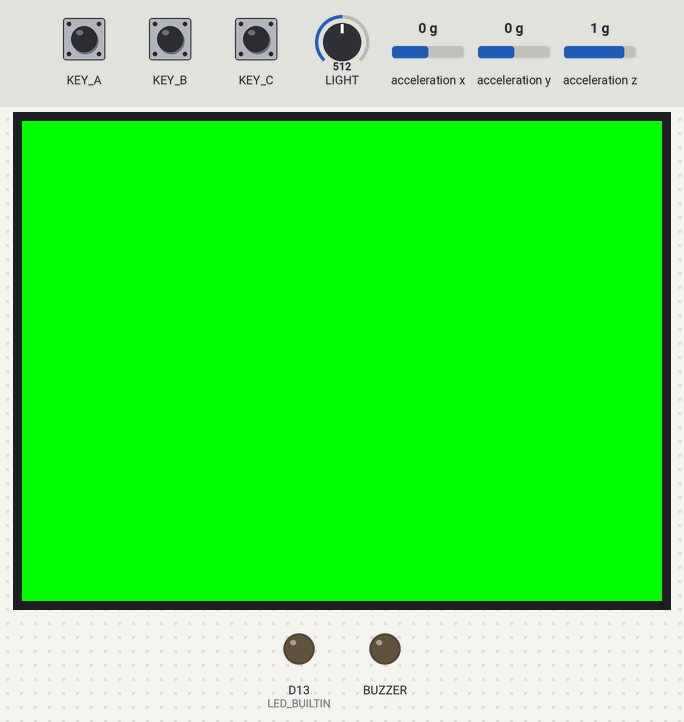
This sketch was run on a simulated Seeed Wio Terminal. On the bench: 320×240 colour display, output pins drawn as LEDs (lit = HIGH). Inputs (shaded band) come from the test bench; at power-on: KEY_A HIGH, KEY_B HIGH, KEY_C HIGH, LIGHT = 512, acceleration x 0 g, acceleration y 0 g, acceleration z 1 g. What the sketch prints to the serial monitor is not drawn.

Above: at 1.4 s.
1.5 s: KEY_A pulled LOW for 3.2 s
At 4.3 s:
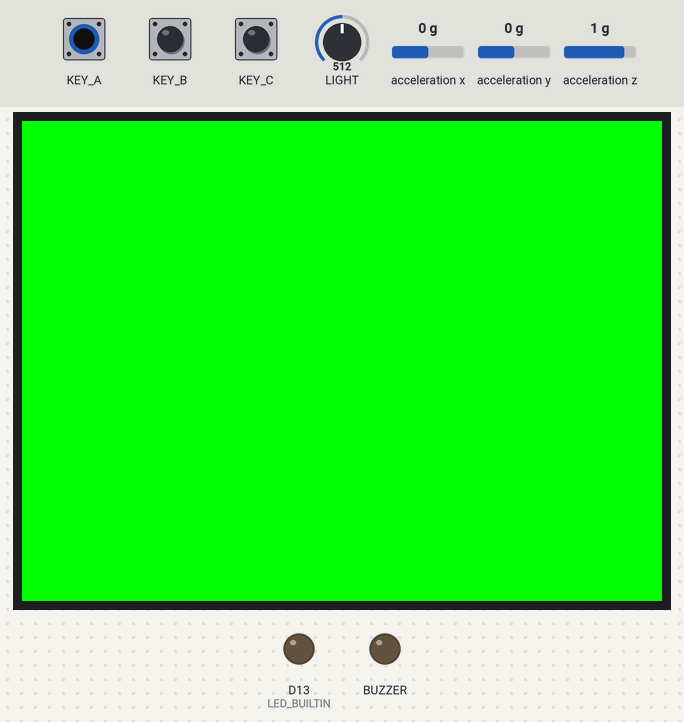
6.2 s: KEY_A pulled LOW for 3.2 s
At 9.2 s:
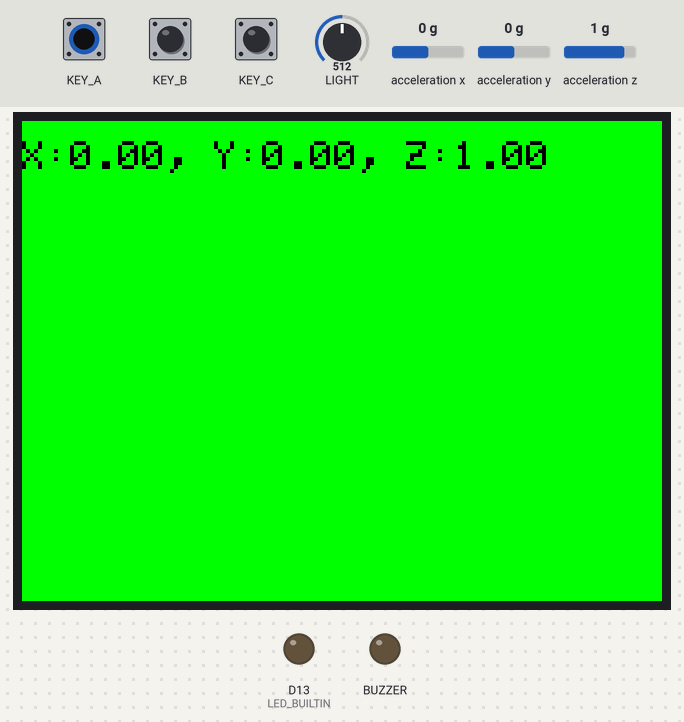
10.9 s: KEY_B pulled LOW for 3.2 s
At 13.9 s:
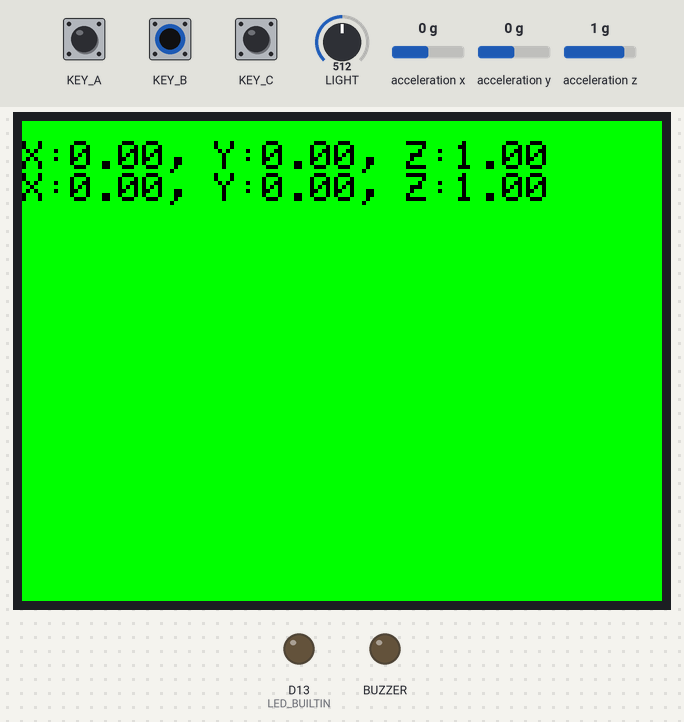
15.6 s: KEY_A pulled LOW for 3.2 s
At 18.7 s:
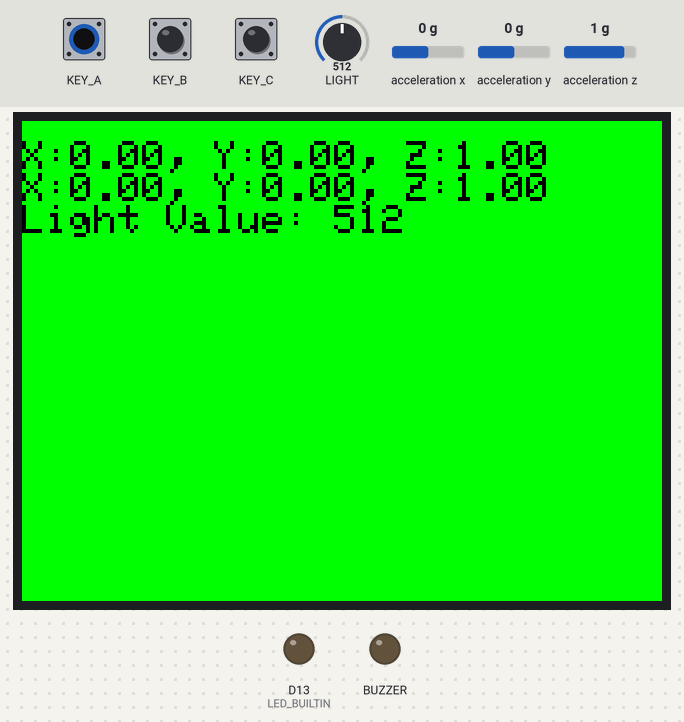
20.3 s: KEY_B pulled LOW for 3.2 s
At 23.4 s:
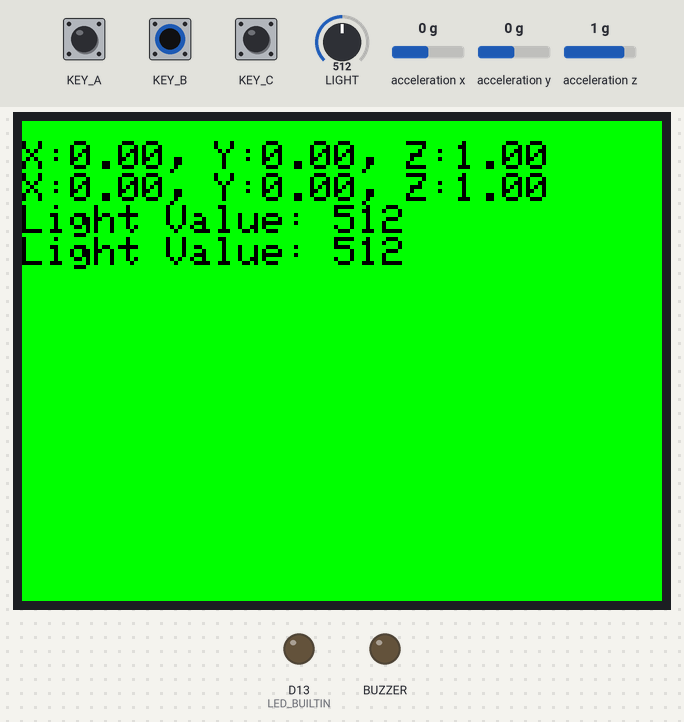
25.0 s: KEY_C pulled LOW for 3.2 s
At 27.05 s:
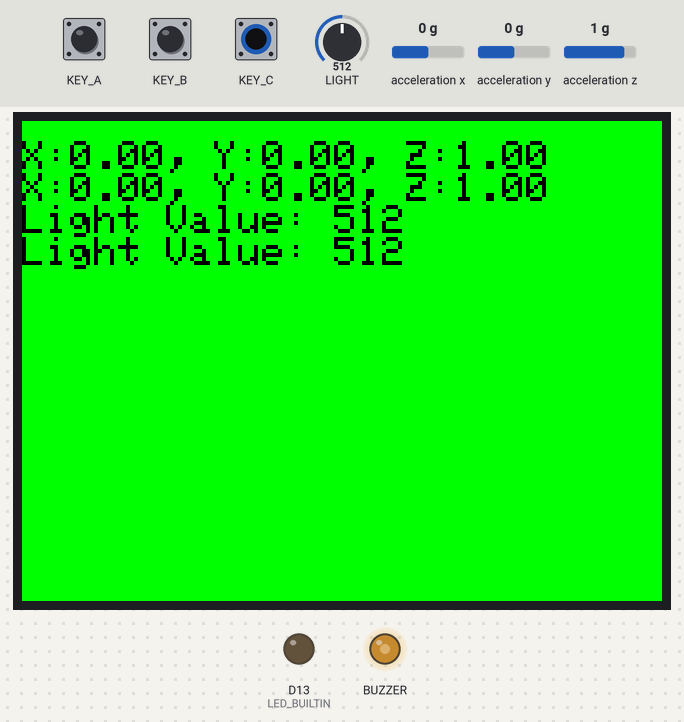
Timing chart, 0 to 28.6 s (numbered marks = the images above; inputs shaded):
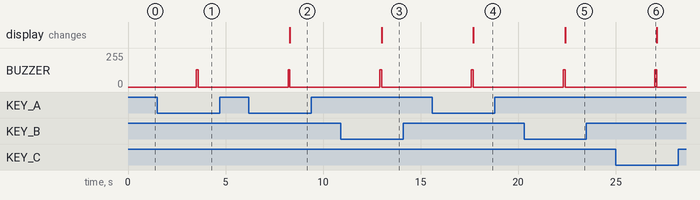

Measured:
- after the input at 1.5 s, BUZZER: 0/255 → 128/255 after 2.0 s, → 0/255 0.10 s later
- after the input at 6.2 s, BUZZER: 0/255 → 128/255 after 2.0 s, → 0/255 0.10 s later; the display: changes after 2.1 s (image 2)
- after the input at 10.9 s, BUZZER: 0/255 → 128/255 after 2.0 s, → 0/255 0.10 s later; the display: changes after 2.1 s (image 3)
- after the input at 15.6 s, BUZZER: 0/255 → 128/255 after 2.0 s, → 0/255 0.10 s later; the display: changes after 2.1 s (image 4)
- after the input at 20.3 s, BUZZER: 0/255 → 128/255 after 2.0 s, → 0/255 0.10 s later; the display: changes after 2.1 s (image 5)
- after the input at 25.0 s, BUZZER: 0/255 → 128/255 after 2.0 s, → 0/255 0.10 s later

The sketch:

sketch_mar24a.ino
```cpp
#include"TFT_eSPI.h"
#include <Wire.h>
#include"LIS3DHTR.h"
#include "AHT20.h"

LIS3DHTR<TwoWire> lis;

bool last_pressed_A = HIGH;
bool last_pressed_B = HIGH;
bool last_pressed_C = HIGH;
bool last_pressed = HIGH;

int delay_time = 500;
unsigned int last_pressed_time_A = 0;
unsigned int last_pressed_time_B = 0;
unsigned int last_pressed_time_C = 0;
unsigned int debounceDelay = 2000;

void play_buzzer();
void reset_display();
int current_tft_pointer = 10;


void read_temp_hum();
void read_acc();
void read_light();


TFT_eSPI tft;
AHT20 AHT;

int curr_A = 0;

void setup() {
  // put your setup code here, to run once:
  Serial.begin(9600);
  pinMode(WIO_KEY_A, INPUT_PULLUP);
  pinMode(WIO_KEY_B, INPUT_PULLUP);
  pinMode(WIO_KEY_C, INPUT_PULLUP);
  pinMode(LED_BUILTIN, OUTPUT);
  pinMode(WIO_BUZZER, OUTPUT);

  AHT.begin();

  lis.begin(Wire1);
  lis.setOutputDataRate(LIS3DHTR_DATARATE_25HZ); // Setting output data rage to 25Hz, can be set up tp 5kHz
  lis.setFullScaleRange(LIS3DHTR_RANGE_2G); // Setting scale range to 2g, select from 2,4,8,16g

  pinMode(WIO_LIGHT, INPUT);

  tft.begin();
  tft.setRotation(3);
  tft.setCursor(0,10);
  tft.fillScreen(TFT_GREEN);
  tft.setTextColor(TFT_BLACK);          //sets the text colour to black
  tft.setTextSize(2);
  //  Serial.println("1111");
}

void loop() {
  // put your main code here, to run repeatedly:


  if (digitalRead(WIO_KEY_A) == HIGH) {
    last_pressed_time_A = millis();
    last_pressed_A = HIGH;
  }
  if (digitalRead(WIO_KEY_B) == HIGH) {
    last_pressed_time_B = millis();
    last_pressed_B = HIGH;
  }
  if (digitalRead(WIO_KEY_C) == HIGH) {
    last_pressed_time_C = millis();
    last_pressed_C = HIGH;
  }


  /////////////////////////////////////////////////////
  if ( current_tft_pointer >= 225) {
    reset_display();
  }

  //////////////////////////////

  //  Serial.println(last_pressed_A);
  if ((digitalRead(WIO_KEY_A) == LOW) &&  (last_pressed_A)) {
    if ( millis() - last_pressed_time_A > debounceDelay) {
      play_buzzer();
      last_pressed_A = LOW;
      if (curr_A % 3 == 0) { // temp and humidity
        read_temp_hum();
        curr_A++;
      }// if temp
      else if (curr_A % 3 == 1) { // accelerometer values
        read_acc();
        curr_A++;
      } //if accelerometer
      else if (curr_A % 3 == 2) { //light sensor
        read_light();
        curr_A++;
      } // if light sensor

    } // debounce
  }// if A

  ///////////////////////////////////////////

  if ((digitalRead(WIO_KEY_B) == LOW) &&  (last_pressed_B)) {
    if ( millis() - last_pressed_time_B > debounceDelay) {
      play_buzzer();
      last_pressed_B = LOW;
      int curr_B;
      if (curr_A > 0) {
        curr_B = curr_A - 1;
      }
      else {
        curr_B = curr_A;
      }

      if (curr_B % 3 == 0) { // temp and humidity
        read_temp_hum();
      }// if temp
      else if (curr_B % 3 == 1) { // accelerometer values
        read_acc();
      } //if accelerometer
      else if (curr_B % 3 == 2) { //light sensor
        read_light();
      } // if light sensor
    }// debounce
  }// if B

  if ((digitalRead(WIO_KEY_C) == LOW) &&  (last_pressed_C)) {
    if ( millis() - last_pressed_time_C > debounceDelay) {
      play_buzzer();
      last_pressed_C = LOW;
      reset_display();
      curr_A = 0;
    } // debounce
  }// if C


  ////////////////


}

///////////////////////////////////////////////////////////////////////////////////////////////////

void play_buzzer() {
  analogWrite(WIO_BUZZER, 128);
  delay(100);
  analogWrite(WIO_BUZZER, 0);
}

void reset_display() {
  tft.setCursor(0,10);
  tft.fillScreen(TFT_GREEN);
  current_tft_pointer = 18;

}

//////////////////////////////////////////

void read_temp_hum() {
  float humi, temp;
  //  Serial.println("\t1");
  int data = AHT.getSensor(&humi, &temp);
  if (data) {
    Serial.println("Temp: " + String(temp) + ",\t Hum: " + String(humi * 100) + "%") ;

    tft.println("Temp: " + String(temp) + ",\t Hum: " + String(humi * 100) + "%");
    current_tft_pointer += 18;
  }
}


void read_acc() {
  float x_values, y_values, z_values;
  x_values = lis.getAccelerationX();
  y_values = lis.getAccelerationY();
  z_values = lis.getAccelerationZ();

  Serial.println("X:" + String(x_values) + ",Y:" + String(y_values) + ",Z:" + String(z_values));
  tft.println("X:" + String(x_values) + ", Y:" + String(y_values) + ", Z:" + String(z_values));
  current_tft_pointer += 18;
}


void read_light() {
  int ldr_value = analogRead(WIO_LIGHT);
  Serial.println("Light Value: " + String(ldr_value));
  tft.println("Light Value: " + String(ldr_value));
  current_tft_pointer += 18;
}
```
